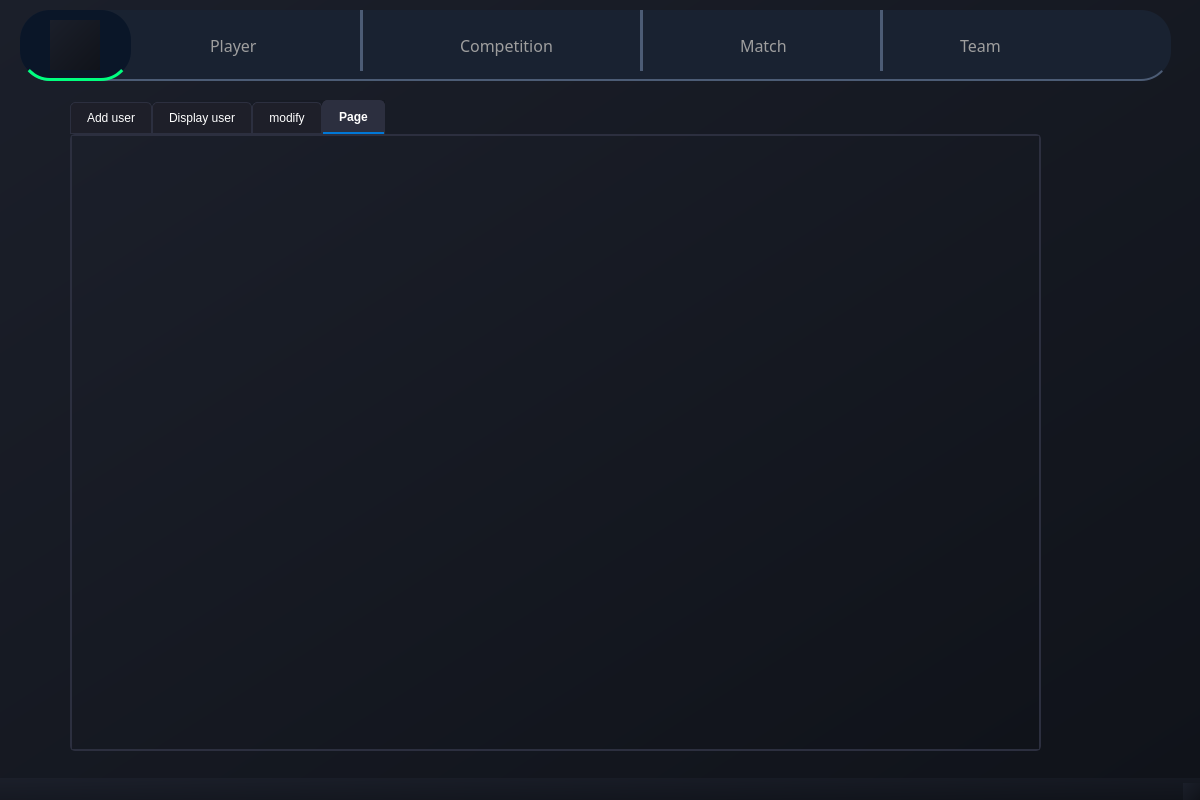
<?xml version="1.0" encoding="UTF-8"?>
<ui version="4.0">
 <class>MainWindow</class>
 <widget class="QMainWindow" name="MainWindow">
  <property name="geometry">
   <rect>
    <x>0</x>
    <y>0</y>
    <width>1200</width>
    <height>800</height>
   </rect>
  </property>
  <property name="windowTitle">
   <string>MainWindow</string>
  </property>
  <property name="styleSheet">
   <string notr="true">background: qlineargradient(x1:0, y1:0, x2:1, y2:1, stop:0 #1b1f2a, stop:1 #10131a);
</string>
  </property>
  <widget class="QWidget" name="centralwidget">
   <widget class="QListWidget" name="menu">
    <property name="geometry">
     <rect>
      <x>20</x>
      <y>10</y>
      <width>1151</width>
      <height>71</height>
     </rect>
    </property>
    <property name="styleSheet">
     <string notr="true">background: #192231;
color: #D3D3D3;
border-bottom: 2px solid #4C5C75;

border-radius: 30px;

</string>
    </property>
   </widget>
   <widget class="QLabel" name="dashboard_2">
    <property name="geometry">
     <rect>
      <x>210</x>
      <y>30</y>
      <width>71</width>
      <height>31</height>
     </rect>
    </property>
    <property name="font">
     <font>
      <family>Franklin Gothic Book</family>
      <pointsize>12</pointsize>
      <fontweight>Thin</fontweight>
     </font>
    </property>
    <property name="styleSheet">
     <string notr="true">background-color: transparent;
color: rgb(158, 158, 158);</string>
    </property>
    <property name="text">
     <string>Player</string>
    </property>
   </widget>
   <widget class="QListWidget" name="menu_2">
    <property name="geometry">
     <rect>
      <x>20</x>
      <y>10</y>
      <width>111</width>
      <height>71</height>
     </rect>
    </property>
    <property name="styleSheet">
     <string notr="true">background: #0A1628;
color: #FFFFFF;
border-bottom: 3px solid #00FF7F;

border-radius: 30px;

</string>
    </property>
   </widget>
   <widget class="Line" name="line">
    <property name="geometry">
     <rect>
      <x>360</x>
      <y>10</y>
      <width>3</width>
      <height>61</height>
     </rect>
    </property>
    <property name="styleSheet">
     <string notr="true">color: rgb(40, 40, 40);
border: 2px solid #4C5C75;</string>
    </property>
    <property name="orientation">
     <enum>Qt::Orientation::Vertical</enum>
    </property>
   </widget>
   <widget class="Line" name="line_2">
    <property name="geometry">
     <rect>
      <x>640</x>
      <y>10</y>
      <width>3</width>
      <height>61</height>
     </rect>
    </property>
    <property name="styleSheet">
     <string notr="true">border: 2px solid #4C5C75;</string>
    </property>
    <property name="orientation">
     <enum>Qt::Orientation::Vertical</enum>
    </property>
   </widget>
   <widget class="Line" name="line_3">
    <property name="geometry">
     <rect>
      <x>880</x>
      <y>10</y>
      <width>3</width>
      <height>61</height>
     </rect>
    </property>
    <property name="styleSheet">
     <string notr="true">border: 2px solid #4C5C75;</string>
    </property>
    <property name="orientation">
     <enum>Qt::Orientation::Vertical</enum>
    </property>
   </widget>
   <widget class="QLabel" name="dashboard_7">
    <property name="geometry">
     <rect>
      <x>460</x>
      <y>30</y>
      <width>131</width>
      <height>31</height>
     </rect>
    </property>
    <property name="font">
     <font>
      <family>Franklin Gothic Book</family>
      <pointsize>12</pointsize>
      <fontweight>Thin</fontweight>
     </font>
    </property>
    <property name="styleSheet">
     <string notr="true">background-color: transparent;
color: rgb(158, 158, 158);</string>
    </property>
    <property name="text">
     <string>Competition</string>
    </property>
   </widget>
   <widget class="QLabel" name="dashboard_3">
    <property name="geometry">
     <rect>
      <x>740</x>
      <y>30</y>
      <width>71</width>
      <height>31</height>
     </rect>
    </property>
    <property name="font">
     <font>
      <family>Franklin Gothic Book</family>
      <pointsize>12</pointsize>
      <fontweight>Thin</fontweight>
     </font>
    </property>
    <property name="styleSheet">
     <string notr="true">background-color: transparent;
color: rgb(158, 158, 158);</string>
    </property>
    <property name="text">
     <string>Match</string>
    </property>
   </widget>
   <widget class="QLabel" name="dashboard_4">
    <property name="geometry">
     <rect>
      <x>960</x>
      <y>30</y>
      <width>61</width>
      <height>31</height>
     </rect>
    </property>
    <property name="font">
     <font>
      <family>Franklin Gothic Book</family>
      <pointsize>12</pointsize>
      <fontweight>Thin</fontweight>
     </font>
    </property>
    <property name="styleSheet">
     <string notr="true">background-color: transparent;
color: rgb(158, 158, 158);</string>
    </property>
    <property name="text">
     <string>Team</string>
    </property>
   </widget>
   <widget class="QLabel" name="label_3">
    <property name="geometry">
     <rect>
      <x>1110</x>
      <y>30</y>
      <width>40</width>
      <height>40</height>
     </rect>
    </property>
    <property name="styleSheet">
     <string notr="true">background-color: transparent;</string>
    </property>
    <property name="text">
     <string/>
    </property>
    <property name="pixmap">
     <pixmap>../../../../../Pictures/icons/user.png</pixmap>
    </property>
    <property name="scaledContents">
     <bool>true</bool>
    </property>
   </widget>
   <widget class="QLabel" name="label">
    <property name="geometry">
     <rect>
      <x>50</x>
      <y>20</y>
      <width>50</width>
      <height>50</height>
     </rect>
    </property>
    <property name="text">
     <string/>
    </property>
    <property name="pixmap">
     <pixmap resource="images.qrc">:/img/logo_football.png</pixmap>
    </property>
    <property name="scaledContents">
     <bool>true</bool>
    </property>
   </widget>
   <widget class="QPushButton" name="pushButton">
    <property name="geometry">
     <rect>
      <x>1110</x>
      <y>20</y>
      <width>51</width>
      <height>51</height>
     </rect>
    </property>
    <property name="styleSheet">
     <string notr="true">background-color: transparent;
border-radius: 5px;</string>
    </property>
    <property name="text">
     <string/>
    </property>
    <property name="icon">
     <iconset resource="images.qrc">
      <normaloff>:/img/user.png</normaloff>:/img/user.png</iconset>
    </property>
    <property name="iconSize">
     <size>
      <width>16</width>
      <height>16</height>
     </size>
    </property>
   </widget>
   <widget class="QTabWidget" name="tabWidget">
    <property name="geometry">
     <rect>
      <x>70</x>
      <y>100</y>
      <width>971</width>
      <height>651</height>
     </rect>
    </property>
    <property name="layoutDirection">
     <enum>Qt::LayoutDirection::LeftToRight</enum>
    </property>
    <property name="styleSheet">
     <string notr="true">QTabWidget::pane {
    border: 2px solid #2c2f3f;
    background: #1e1f29;
    border-radius: 5px;
}

QTabBar::tab {
    background: #1e1f29;
    color: #ffffff;
    padding: 8px 16px;
    border: 1px solid #2c2f3f;
    border-top-left-radius: 5px;
    border-top-right-radius: 5px;
}

QTabBar::tab:selected {
    background: #2c2f3f;
    color: #ffffff;
    font-weight: bold;
    border-bottom: 2px solid #0078d7;
}

QTabBar::tab:hover {
    background: #323546;
    color: #ffffff;
}

QTabBar::tab:!selected {
    margin-top: 2px;
}
</string>
    </property>
    <property name="currentIndex">
     <number>3</number>
    </property>
    <widget class="QWidget" name="tab">
     <attribute name="title">
      <string>Add user</string>
     </attribute>
     <widget class="QWidget" name="widget" native="true">
      <property name="geometry">
       <rect>
        <x>170</x>
        <y>10</y>
        <width>651</width>
        <height>591</height>
       </rect>
      </property>
      <property name="styleSheet">
       <string notr="true">background-color: #0F111A;
color: #FFFFFF;
font-family: 'Segoe UI', Arial, sans-serif;
font-size: 12px;
border-radius: 15px;
padding: 15px;</string>
      </property>
      <layout class="QGridLayout" name="gridLayout_3">
       <item row="15" column="0">
        <widget class="QPushButton" name="button1">
         <property name="styleSheet">
          <string notr="true">background-color: rgba(50, 150, 250, 0.8);
color: white;
font-size: 12px;
border-radius: 5px;
padding: 6px 12px;
margin-left:500px;
margin-right:20px;
margin-bottom:10px;</string>
         </property>
         <property name="text">
          <string>Confirm</string>
         </property>
        </widget>
       </item>
       <item row="8" column="0">
        <widget class="QLabel" name="label_10">
         <property name="styleSheet">
          <string notr="true">color: #A0A8B7;
font-weight: bold;
padding-bottom: 5px;background-color:transparent;</string>
         </property>
         <property name="text">
          <string>Mobile_Number</string>
         </property>
        </widget>
       </item>
       <item row="12" column="0">
        <widget class="QDateEdit" name="birthday">
         <property name="styleSheet">
          <string notr="true">background-color: #1C1F2A;
border: 1px solid #2A2D3A;
border-radius: 5px;
padding: 5px;
color: white;
margin-left: 15px;
margin-right:15px;</string>
         </property>
        </widget>
       </item>
       <item row="7" column="0">
        <widget class="QLineEdit" name="password">
         <property name="styleSheet">
          <string notr="true">background-color: #1C1F2A;
border: 1px solid #2A2D3A;
border-radius: 5px;
padding: 5px;
color: white;
margin-left: 15px;
margin-right:15px;</string>
         </property>
        </widget>
       </item>
       <item row="11" column="0">
        <widget class="QLabel" name="label_11">
         <property name="styleSheet">
          <string notr="true">color: #A0A8B7;
font-weight: bold;
padding-bottom: 5px;background-color:transparent;</string>
         </property>
         <property name="text">
          <string>Date_of_birth</string>
         </property>
        </widget>
       </item>
       <item row="4" column="0">
        <widget class="QLabel" name="label_12">
         <property name="styleSheet">
          <string notr="true">color: #A0A8B7;
font-weight: bold;
padding-bottom: 5px;background-color:transparent;</string>
         </property>
         <property name="text">
          <string>Email</string>
         </property>
        </widget>
       </item>
       <item row="14" column="0">
        <widget class="QComboBox" name="Role">
         <property name="styleSheet">
          <string notr="true">background-color: #1C1F2A;
border: 1px solid #2A2D3A;
border-radius: 5px;
padding: 5px;
color: white;
margin-left: 15px;
margin-right:15px;</string>
         </property>
         <item>
          <property name="text">
           <string>Coach</string>
          </property>
         </item>
         <item>
          <property name="text">
           <string>employee</string>
          </property>
         </item>
         <item>
          <property name="text">
           <string>..</string>
          </property>
         </item>
         <item>
          <property name="text">
           <string>..</string>
          </property>
         </item>
        </widget>
       </item>
       <item row="5" column="0">
        <widget class="QLineEdit" name="email">
         <property name="styleSheet">
          <string notr="true">background-color: #1C1F2A;
border: 1px solid #2A2D3A;
border-radius: 5px;
padding: 5px;
color: white;
margin-left: 15px;
margin-right:15px;</string>
         </property>
        </widget>
       </item>
       <item row="2" column="0">
        <widget class="QLabel" name="label_8">
         <property name="styleSheet">
          <string notr="true">color: #A0A8B7;
font-weight: bold;
padding-bottom: 5px;background-color:transparent;</string>
         </property>
         <property name="text">
          <string>Last_Name</string>
         </property>
        </widget>
       </item>
       <item row="10" column="0">
        <widget class="QLineEdit" name="number">
         <property name="styleSheet">
          <string notr="true">background-color: #1C1F2A;
border: 1px solid #2A2D3A;
border-radius: 5px;
padding: 5px;
color: white;
margin-left: 15px;
margin-right:15px;</string>
         </property>
        </widget>
       </item>
       <item row="1" column="0">
        <widget class="QLineEdit" name="nom">
         <property name="styleSheet">
          <string notr="true">background-color: #1C1F2A;
border: 1px solid #2A2D3A;
border-radius: 5px;
padding: 5px;
color: white;
margin-left: 15px;
margin-right:15px;</string>
         </property>
        </widget>
       </item>
       <item row="3" column="0">
        <widget class="QLineEdit" name="prenom">
         <property name="styleSheet">
          <string notr="true">background-color: #1C1F2A;
border: 1px solid #2A2D3A;
border-radius: 5px;
padding: 5px;
color: white;
margin-left: 15px;
margin-right:15px;</string>
         </property>
        </widget>
       </item>
       <item row="13" column="0">
        <widget class="QLabel" name="label_13">
         <property name="styleSheet">
          <string notr="true">color: #A0A8B7;
font-weight: bold;
padding-bottom: 5px;background-color:transparent;</string>
         </property>
         <property name="text">
          <string>Role</string>
         </property>
        </widget>
       </item>
       <item row="6" column="0">
        <widget class="QLabel" name="label_9">
         <property name="styleSheet">
          <string notr="true">color: #A0A8B7;
font-weight: bold;
padding-bottom: 5px;background-color:transparent;</string>
         </property>
         <property name="text">
          <string>Password</string>
         </property>
        </widget>
       </item>
       <item row="0" column="0">
        <widget class="QLabel" name="label_7">
         <property name="styleSheet">
          <string notr="true">color: #A0A8B7;
font-weight: bold;
padding-bottom: 5px;background-color:transparent;</string>
         </property>
         <property name="text">
          <string>First_Name</string>
         </property>
        </widget>
       </item>
      </layout>
     </widget>
    </widget>
    <widget class="QWidget" name="tab_4">
     <attribute name="title">
      <string>Display user</string>
     </attribute>
     <widget class="QTableView" name="tableView_3">
      <property name="geometry">
       <rect>
        <x>100</x>
        <y>100</y>
        <width>741</width>
        <height>381</height>
       </rect>
      </property>
     </widget>
     <widget class="QFrame" name="frame_5">
      <property name="geometry">
       <rect>
        <x>500</x>
        <y>20</y>
        <width>341</width>
        <height>61</height>
       </rect>
      </property>
      <property name="styleSheet">
       <string notr="true">    background-color: #1E1E2D;  /* Dark matte background */


 

</string>
      </property>
      <property name="frameShape">
       <enum>QFrame::Shape::StyledPanel</enum>
      </property>
      <property name="frameShadow">
       <enum>QFrame::Shadow::Raised</enum>
      </property>
      <widget class="QLineEdit" name="lineEdit_10">
       <property name="geometry">
        <rect>
         <x>70</x>
         <y>10</y>
         <width>211</width>
         <height>41</height>
        </rect>
       </property>
       <property name="styleSheet">
        <string notr="true">    background-color: #141821;  /* Slightly lighter for contrast */
    border: 2px solid #cccccc;  /* Keep borders subtle */
    border-radius: 6px;
    padding: 6px 10px;
    font-size: 14px;
    color: white;</string>
       </property>
      </widget>
      <widget class="QLabel" name="label_20">
       <property name="geometry">
        <rect>
         <x>300</x>
         <y>20</y>
         <width>18</width>
         <height>18</height>
        </rect>
       </property>
       <property name="text">
        <string/>
       </property>
       <property name="pixmap">
        <pixmap>../../../../../Pictures/proj QT/trier.png</pixmap>
       </property>
       <property name="scaledContents">
        <bool>true</bool>
       </property>
      </widget>
      <widget class="QFrame" name="frame_7">
       <property name="geometry">
        <rect>
         <x>20</x>
         <y>10</y>
         <width>31</width>
         <height>25</height>
        </rect>
       </property>
       <property name="frameShape">
        <enum>QFrame::Shape::StyledPanel</enum>
       </property>
       <property name="frameShadow">
        <enum>QFrame::Shadow::Raised</enum>
       </property>
       <widget class="QLabel" name="label_21">
        <property name="geometry">
         <rect>
          <x>10</x>
          <y>10</y>
          <width>11</width>
          <height>11</height>
         </rect>
        </property>
        <property name="text">
         <string/>
        </property>
        <property name="pixmap">
         <pixmap>../../../../../Pictures/proj QT/search.png</pixmap>
        </property>
        <property name="scaledContents">
         <bool>true</bool>
        </property>
       </widget>
      </widget>
     </widget>
     <widget class="QPushButton" name="pushButton_3">
      <property name="geometry">
       <rect>
        <x>760</x>
        <y>500</y>
        <width>83</width>
        <height>29</height>
       </rect>
      </property>
      <property name="styleSheet">
       <string notr="true">background-color: rgb(255, 0, 0);
border-radius: 5px ;</string>
      </property>
      <property name="text">
       <string>Delete</string>
      </property>
     </widget>
     <widget class="QComboBox" name="comboBox">
      <property name="geometry">
       <rect>
        <x>240</x>
        <y>40</y>
        <width>191</width>
        <height>24</height>
       </rect>
      </property>
     </widget>
     <widget class="QPushButton" name="searchButton">
      <property name="geometry">
       <rect>
        <x>870</x>
        <y>50</y>
        <width>80</width>
        <height>24</height>
       </rect>
      </property>
      <property name="text">
       <string>search</string>
      </property>
     </widget>
     <widget class="QPushButton" name="pdfButton">
      <property name="geometry">
       <rect>
        <x>20</x>
        <y>40</y>
        <width>80</width>
        <height>24</height>
       </rect>
      </property>
      <property name="text">
       <string>pdf</string>
      </property>
     </widget>
     <widget class="QPushButton" name="statButton">
      <property name="geometry">
       <rect>
        <x>120</x>
        <y>40</y>
        <width>80</width>
        <height>24</height>
       </rect>
      </property>
      <property name="text">
       <string>stat</string>
      </property>
     </widget>
    </widget>
    <widget class="QWidget" name="tab_2">
     <attribute name="title">
      <string>modify</string>
     </attribute>
     <widget class="QWidget" name="widget_2" native="true">
      <property name="geometry">
       <rect>
        <x>120</x>
        <y>0</y>
        <width>651</width>
        <height>561</height>
       </rect>
      </property>
      <property name="styleSheet">
       <string notr="true">background-color: #0F111A;
color: #FFFFFF;
font-family: 'Segoe UI', Arial, sans-serif;
font-size: 12px;
border-radius: 15px;
padding: 15px;</string>
      </property>
      <layout class="QGridLayout" name="gridLayout_4">
       <item row="15" column="0">
        <widget class="QComboBox" name="comboBox_3">
         <property name="styleSheet">
          <string notr="true">background-color: #1C1F2A;
border: 1px solid #2A2D3A;
border-radius: 5px;
padding: 5px;
color: white;
margin-left: 15px;
margin-right:15px;</string>
         </property>
         <item>
          <property name="text">
           <string>Coach</string>
          </property>
         </item>
         <item>
          <property name="text">
           <string>..</string>
          </property>
         </item>
         <item>
          <property name="text">
           <string>..</string>
          </property>
         </item>
        </widget>
       </item>
       <item row="13" column="0">
        <widget class="QDateEdit" name="dateEdit">
         <property name="styleSheet">
          <string notr="true">background-color: #1C1F2A;
border: 1px solid #2A2D3A;
border-radius: 5px;
padding: 5px;
color: white;
margin-left: 15px;
margin-right:15px;</string>
         </property>
        </widget>
       </item>
       <item row="5" column="0">
        <widget class="QLabel" name="label_16">
         <property name="styleSheet">
          <string notr="true">color: #A0A8B7;
font-weight: bold;
padding-bottom: 5px;background-color:transparent;</string>
         </property>
         <property name="text">
          <string>Email</string>
         </property>
        </widget>
       </item>
       <item row="4" column="0">
        <widget class="QLineEdit" name="lineEdit_4">
         <property name="styleSheet">
          <string notr="true">background-color: #1C1F2A;
border: 1px solid #2A2D3A;
border-radius: 5px;
padding: 5px;
color: white;
margin-left: 15px;
margin-right:15px;</string>
         </property>
        </widget>
       </item>
       <item row="1" column="0">
        <widget class="QLabel" name="label_22">
         <property name="styleSheet">
          <string notr="true">color: #A0A8B7;
font-weight: bold;
padding-bottom: 5px;background-color:transparent;</string>
         </property>
         <property name="text">
          <string>First_Name</string>
         </property>
        </widget>
       </item>
       <item row="3" column="0">
        <widget class="QLabel" name="label_17">
         <property name="styleSheet">
          <string notr="true">color: #A0A8B7;
font-weight: bold;
padding-bottom: 5px;background-color:transparent;</string>
         </property>
         <property name="text">
          <string>Last_Name</string>
         </property>
        </widget>
       </item>
       <item row="6" column="0">
        <widget class="QLineEdit" name="lineEdit_6">
         <property name="styleSheet">
          <string notr="true">background-color: #1C1F2A;
border: 1px solid #2A2D3A;
border-radius: 5px;
padding: 5px;
color: white;
margin-left: 15px;
margin-right:15px;</string>
         </property>
        </widget>
       </item>
       <item row="11" column="0">
        <widget class="QLineEdit" name="lineEdit_8">
         <property name="styleSheet">
          <string notr="true">background-color: #1C1F2A;
border: 1px solid #2A2D3A;
border-radius: 5px;
padding: 5px;
color: white;
margin-left: 15px;
margin-right:15px;</string>
         </property>
        </widget>
       </item>
       <item row="2" column="0">
        <widget class="QLineEdit" name="lineEdit_3">
         <property name="styleSheet">
          <string notr="true">background-color: #1C1F2A;
border: 1px solid #2A2D3A;
border-radius: 5px;
padding: 5px;
color: white;
margin-left: 15px;
margin-right:15px;</string>
         </property>
        </widget>
       </item>
       <item row="8" column="0">
        <widget class="QLineEdit" name="lineEdit_7">
         <property name="styleSheet">
          <string notr="true">background-color: #1C1F2A;
border: 1px solid #2A2D3A;
border-radius: 5px;
padding: 5px;
color: white;
margin-left: 15px;
margin-right:15px;</string>
         </property>
        </widget>
       </item>
       <item row="9" column="0">
        <widget class="QLabel" name="label_14">
         <property name="styleSheet">
          <string notr="true">color: #A0A8B7;
font-weight: bold;
padding-bottom: 5px;background-color:transparent;</string>
         </property>
         <property name="text">
          <string>Mobile_Number</string>
         </property>
        </widget>
       </item>
       <item row="14" column="0">
        <widget class="QLabel" name="label_18">
         <property name="styleSheet">
          <string notr="true">color: #A0A8B7;
font-weight: bold;
padding-bottom: 5px;background-color:transparent;</string>
         </property>
         <property name="text">
          <string>Role</string>
         </property>
        </widget>
       </item>
       <item row="12" column="0">
        <widget class="QLabel" name="label_15">
         <property name="styleSheet">
          <string notr="true">color: #A0A8B7;
font-weight: bold;
padding-bottom: 5px;background-color:transparent;</string>
         </property>
         <property name="text">
          <string>Date_of_birth</string>
         </property>
        </widget>
       </item>
       <item row="7" column="0">
        <widget class="QLabel" name="label_19">
         <property name="styleSheet">
          <string notr="true">color: #A0A8B7;
font-weight: bold;
padding-bottom: 5px;background-color:transparent;</string>
         </property>
         <property name="text">
          <string>Password</string>
         </property>
        </widget>
       </item>
      </layout>
     </widget>
     <widget class="QPushButton" name="pushButton_2">
      <property name="geometry">
       <rect>
        <x>790</x>
        <y>540</y>
        <width>80</width>
        <height>24</height>
       </rect>
      </property>
      <property name="text">
       <string>modify</string>
      </property>
     </widget>
    </widget>
    <widget class="QWidget" name="statsWidget">
     <attribute name="title">
      <string>Page</string>
     </attribute>
    </widget>
   </widget>
  </widget>
  <widget class="QStatusBar" name="statusbar"/>
 </widget>
 <resources>
  <include location="images.qrc"/>
 </resources>
 <connections/>
</ui>
